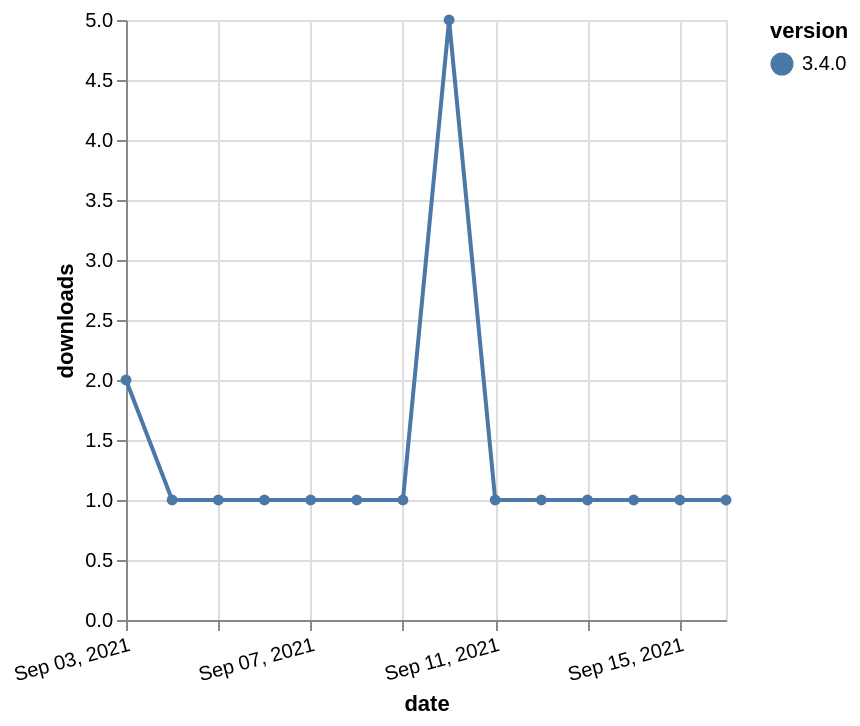

Here is the Vega-Lite specification saved for this chart:
### Vega-Lite specification from a JSON file in a GitHub repository (floating-point values rounded to 4 significant figures)
{"$schema": "https://vega.github.io/schema/vega-lite/v5.json", "description": "A simple bar chart with embedded data.", "data": {"values": [{"date": "2021-09-03", "total": 500, "delta": 2, "version": "3.4.0"}, {"date": "2021-09-04", "total": 501, "delta": 1, "version": "3.4.0"}, {"date": "2021-09-05", "total": 502, "delta": 1, "version": "3.4.0"}, {"date": "2021-09-06", "total": 503, "delta": 1, "version": "3.4.0"}, {"date": "2021-09-07", "total": 504, "delta": 1, "version": "3.4.0"}, {"date": "2021-09-08", "total": 505, "delta": 1, "version": "3.4.0"}, {"date": "2021-09-09", "total": 506, "delta": 1, "version": "3.4.0"}, {"date": "2021-09-10", "total": 511, "delta": 5, "version": "3.4.0"}, {"date": "2021-09-11", "total": 512, "delta": 1, "version": "3.4.0"}, {"date": "2021-09-12", "total": 513, "delta": 1, "version": "3.4.0"}, {"date": "2021-09-13", "total": 514, "delta": 1, "version": "3.4.0"}, {"date": "2021-09-14", "total": 515, "delta": 1, "version": "3.4.0"}, {"date": "2021-09-15", "total": 516, "delta": 1, "version": "3.4.0"}, {"date": "2021-09-16", "total": 517, "delta": 1, "version": "3.4.0"}]}, "width": "container", "mark": {"type": "line", "point": {"filled": true}}, "encoding": {"x": {"field": "date", "type": "temporal", "timeUnit": "yearmonthdate", "title": "date", "axis": {"labelAngle": -15}}, "y": {"field": "delta", "type": "quantitative", "title": "downloads"}, "color": {"field": "version", "type": "nominal"}, "tooltip": {"field": "delta"}}}
